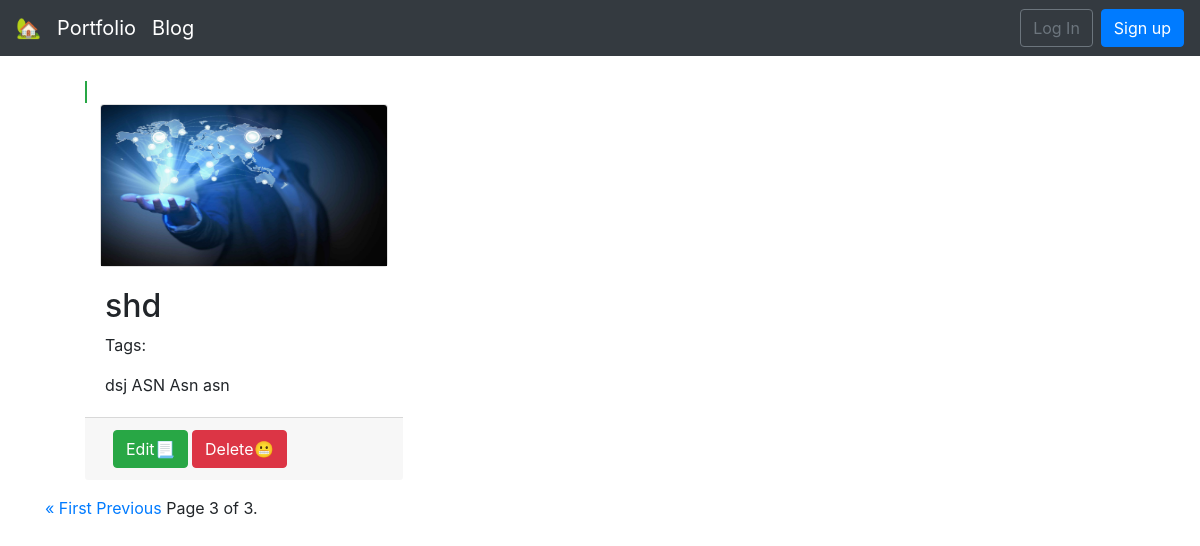
The app's page /list/?page=3, older data.
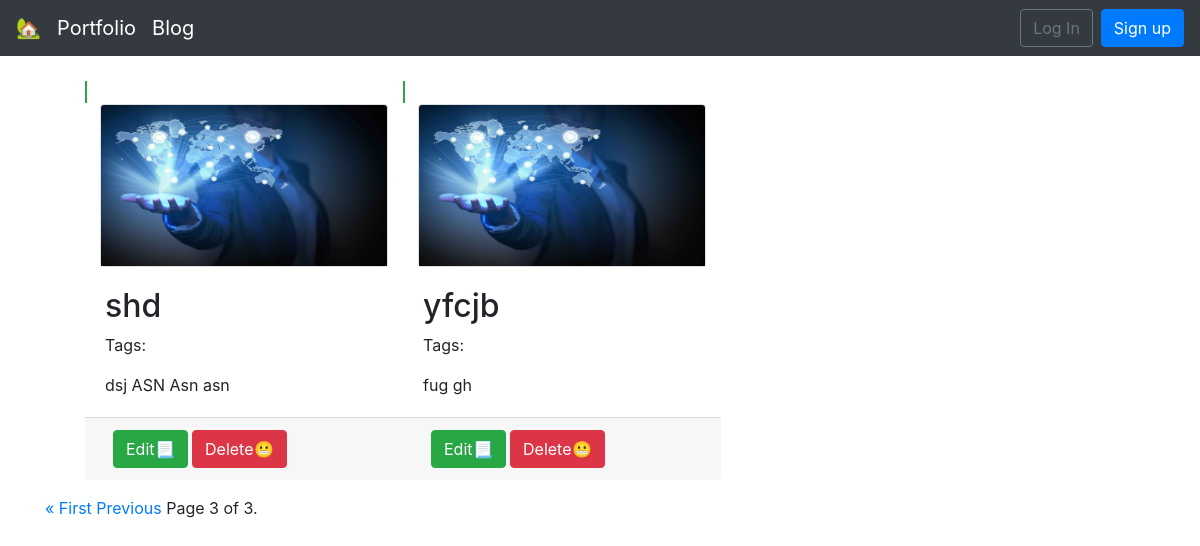
The same page, newer data.
### pages/models.py (models this page shows, shortened)
class CreateScribe(models.Model):
   Interest = models.CharField(max_length=50, choices=Research_Areas, default="")
   title = models.CharField(max_length=250)
   body =  RichTextField(config_name='awesome_ckeditor')
   author = models.ForeignKey(CustomUser, on_delete=models.CASCADE)
   tags = TaggableManager()

### pages/views.py (the view)
# urls.py: path('list/', ListPageView.as_view(), name='list'),
class ListPageView(ListView):
    model = CreateScribe
    template_name = 'list.html'
    context_object_name = 'all_posts_lists'
    paginate_by = 3;

### templates/list.html (shortened to what this page needs)
{% extends 'base.html' %}
{% block content %}
 <ul>
 <div class="container">
 <div class="card-deck mt-4">
{% for page in all_posts_lists %}
  <div class="post-entry">
   <span class="border border-success"></span>
    <div class="card rounded" style="width: 18rem;" >
      <div class="embed-responsive embed-responsive-16by9">
        {% load static %}
     <img class="card-img-top embed-responsive-item" src="{% static 'images/test.jpg' %}" alt="Card image cap">
     </div>
  </div>
      <div class="card-body">
        <h2>{{ page.title }}</a></h2>
        <p class="tags">Tags: {{ page.tags.all|join:", "}}</p>
        <p class="card-text"> {{ page.body|safe }}</p>
      </div>
      <div class="card-footer">
     <a class="btn btn-success ml-2" href="{% url 'edit' page.pk %}">Edit📃️ </a>    <a class="btn btn-danger" href="{% url 'delete' page.pk %}" role="button">Delete😬️ </a>
       </div>
    </div>
 {% endfor %}
  </div>
 </div>
</ul>
<div class="pagination">
    <span class="step-links">
        {% if page_obj.has_previous %}
            <a href="?page=1">&laquo; First</a>
            <a href="?page={{ page_obj.previous_page_number }}">Previous</a>
        {% endif %}
        <span class="current">
            Page {{ page_obj.number }} of {{ page_obj.paginator.num_pages }}.
        </span>
    </span>
</div>
{% endblock content %}

### templates/base.html (shortened to what this page needs)
<!DOCTYPE html>
{% load static %}
<html>
<head>
  <link rel="stylesheet" href="https://stackpath.bootstrapcdn.com/bootstrap/4.5.0/css/bootstrap.min.css">
</head>
<body>
  <nav class="navbar navbar-expand-lg navbar-dark bg-dark">
    <a class="navbar-brand" href="{% url 'home' %}">🏡️</a>
    <a class="navbar-brand" href="#"> Portfolio</a>
    <a class="navbar-brand" href="#"> Blog</a>
    <div class="collapse navbar-collapse" id="navbarSupportedContent">
      {% if user.is_authenticated %}
        <ul class="navbar-nav ml-auto">
            <a class="nav-link dropdown-toggle" href="#" id="navbarDropdown" role="button" data-toggle="dropdown" aria-haspopup="true" aria-expanded="false">
              {{ user.username }}
            </a>
            <div class="dropdown-menu dropdown-menu-lg-right" aria-labelledby="navbarDropdown">
              <a class="dropdown-item"
              href="{% url 'password_change' %}">Change password</a>
              <div class="dropdown-divider"></div>
              <a class="dropdown-item" href="{% url 'logout' %}">
              Log Out</a>
            </div>
          </li>
        </ul>
      {% else %}
        <form class="form-inline ml-auto">
          <a href="{% url 'login' %}" class="btn btn-outline-secondary">
          Log In</a>
          <a href="{% url 'signup' %}" class="btn btn-primary ml-2">
          Sign up</a>
        </form>
      {% endif %}
    </div>
  </nav>
  <main>
    <div class="container">
      {% block content %}
      {% endblock content %}
    </div>
  </main>
</body>
</html>

Row changes from the older to the newer data that the page shows:
added CreateScribe: title "yfcjb", body "fug gh"
